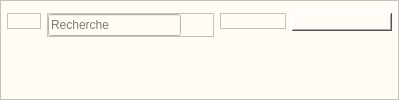
        <widget class="QFrame" name="header">
         <property name="styleSheet">
          <string notr="true">background-color: rgb(255, 252, 245);</string>
         </property>
         <property name="frameShape">
          <enum>QFrame::StyledPanel</enum>
         </property>
         <property name="frameShadow">
          <enum>QFrame::Raised</enum>
         </property>
         <layout class="QHBoxLayout" name="horizontalLayout_2">
          <property name="spacing">
           <number>6</number>
          </property>
          <property name="leftMargin">
           <number>6</number>
          </property>
          <property name="topMargin">
           <number>12</number>
          </property>
          <property name="rightMargin">
           <number>6</number>
          </property>
          <property name="bottomMargin">
           <number>6</number>
          </property>
          <item alignment="Qt::AlignLeft|Qt::AlignTop">
           <widget class="QFrame" name="frame_7">
            <property name="styleSheet">
             <string notr="true">QPushButton{
border-radius:5px;
}
QPushButton:hover{
background-color: rgb(174, 199, 225);
}</string>
            </property>
            <property name="frameShape">
             <enum>QFrame::StyledPanel</enum>
            </property>
            <property name="frameShadow">
             <enum>QFrame::Raised</enum>
            </property>
            <layout class="QHBoxLayout" name="horizontalLayout_7">
             <property name="spacing">
              <number>0</number>
             </property>
             <property name="leftMargin">
              <number>0</number>
             </property>
             <property name="topMargin">
              <number>0</number>
             </property>
             <property name="rightMargin">
              <number>0</number>
             </property>
             <property name="bottomMargin">
              <number>0</number>
             </property>
             <item>
              <widget class="QPushButton" name="pushButton_8">
               <property name="styleSheet">
                <string notr="true">QPushButton{
border-radius:5px;
}
QPushButton:hover{
background-color:rgb(224, 152, 50);
}</string>
               </property>
               <property name="text">
                <string/>
               </property>
               <property name="icon">
                <iconset resource="source.qrc">
                 <normaloff>:/icones/icons/baseline_list_black_24dp.png</normaloff>:/icones/icons/baseline_list_black_24dp.png</iconset>
               </property>
               <property name="iconSize">
                <size>
                 <width>32</width>
                 <height>32</height>
                </size>
               </property>
              </widget>
             </item>
            </layout>
           </widget>
          </item>
          <item alignment="Qt::AlignLeft|Qt::AlignTop">
           <widget class="QFrame" name="frame_2">
            <property name="frameShape">
             <enum>QFrame::StyledPanel</enum>
            </property>
            <property name="frameShadow">
             <enum>QFrame::Raised</enum>
            </property>
            <layout class="QHBoxLayout" name="horizontalLayout_6">
             <property name="spacing">
              <number>0</number>
             </property>
             <property name="leftMargin">
              <number>0</number>
             </property>
             <property name="topMargin">
              <number>0</number>
             </property>
             <property name="rightMargin">
              <number>0</number>
             </property>
             <property name="bottomMargin">
              <number>0</number>
             </property>
             <item>
              <widget class="QFrame" name="frame_5">
               <property name="frameShape">
                <enum>QFrame::StyledPanel</enum>
               </property>
               <property name="frameShadow">
                <enum>QFrame::Raised</enum>
               </property>
              </widget>
             </item>
             <item alignment="Qt::AlignLeft">
              <widget class="QLineEdit" name="lineEdit">
               <property name="minimumSize">
                <size>
                 <width>133</width>
                 <height>0</height>
                </size>
               </property>
               <property name="maximumSize">
                <size>
                 <width>24</width>
                 <height>24</height>
                </size>
               </property>
               <property name="styleSheet">
                <string notr="true">border-bottom:3px solid rgb(226, 143, 39);
</string>
               </property>
               <property name="placeholderText">
                <string>Recherche</string>
               </property>
              </widget>
             </item>
             <item alignment="Qt::AlignLeft">
              <widget class="QPushButton" name="pushButton_6">
               <property name="styleSheet">
                <string notr="true">QPushButton{
border-radius:5px;
}
QPushButton:hover{
background-color:rgb(224, 152, 50);
}</string>
               </property>
               <property name="text">
                <string/>
               </property>
               <property name="icon">
                <iconset resource="source.qrc">
                 <normaloff>:/icones/icons/baseline_search_black_48dp.png</normaloff>:/icones/icons/baseline_search_black_48dp.png</iconset>
               </property>
               <property name="iconSize">
                <size>
                 <width>24</width>
                 <height>24</height>
                </size>
               </property>
              </widget>
             </item>
            </layout>
           </widget>
          </item>
          <item alignment="Qt::AlignHCenter|Qt::AlignTop">
           <widget class="QFrame" name="frame">
            <property name="styleSheet">
             <string notr="true">QPushButton{
border-radius:5px;
}
QPushButton:hover{
background-color: rgb(174, 199, 225);
}</string>
            </property>
            <property name="frameShape">
             <enum>QFrame::StyledPanel</enum>
            </property>
            <property name="frameShadow">
             <enum>QFrame::Raised</enum>
            </property>
            <layout class="QHBoxLayout" name="horizontalLayout_5">
             <property name="spacing">
              <number>0</number>
             </property>
             <property name="leftMargin">
              <number>0</number>
             </property>
             <property name="topMargin">
              <number>0</number>
             </property>
             <property name="rightMargin">
              <number>0</number>
             </property>
             <property name="bottomMargin">
              <number>0</number>
             </property>
             <item>
              <widget class="QPushButton" name="pushButton_5">
               <property name="styleSheet">
                <string notr="true">QPushButton{
border-radius:5px;
}
QPushButton:hover{
background-color:rgb(224, 152, 50);
}</string>
               </property>
               <property name="text">
                <string/>
               </property>
               <property name="icon">
                <iconset resource="source.qrc">
                 <normaloff>:/icones/icons/baseline_account_circle_black_24dp.png</normaloff>:/icones/icons/baseline_account_circle_black_24dp.png</iconset>
               </property>
               <property name="iconSize">
                <size>
                 <width>24</width>
                 <height>24</height>
                </size>
               </property>
              </widget>
             </item>
             <item>
              <widget class="QPushButton" name="pushButton_4">
               <property name="styleSheet">
                <string notr="true">QPushButton{
border-radius:5px;
}
QPushButton:hover{
background-color:rgb(224, 152, 50);
}</string>
               </property>
               <property name="text">
                <string/>
               </property>
               <property name="icon">
                <iconset resource="source.qrc">
                 <normaloff>:/icones/icons/baseline_mail_black_24dp.png</normaloff>:/icones/icons/baseline_mail_black_24dp.png</iconset>
               </property>
               <property name="iconSize">
                <size>
                 <width>24</width>
                 <height>24</height>
                </size>
               </property>
              </widget>
             </item>
            </layout>
           </widget>
          </item>
          <item alignment="Qt::AlignRight|Qt::AlignTop">
           <widget class="QFrame" name="frame_3">
            <property name="styleSheet">
             <string notr="true">QPushButton{
border-radius:5px;
}
QPushButton:hover{
background-color: rgb(174, 199, 225);
}</string>
            </property>
            <property name="frameShape">
             <enum>QFrame::WinPanel</enum>
            </property>
            <property name="frameShadow">
             <enum>QFrame::Raised</enum>
            </property>
            <layout class="QHBoxLayout" name="horizontalLayout_4">
             <property name="spacing">
              <number>0</number>
             </property>
             <property name="leftMargin">
              <number>0</number>
             </property>
             <property name="topMargin">
              <number>0</number>
             </property>
             <property name="rightMargin">
              <number>0</number>
             </property>
             <property name="bottomMargin">
              <number>0</number>
             </property>
             <item>
              <widget class="QPushButton" name="pushButton_2">
               <property name="styleSheet">
                <string notr="true">QPushButton{
border-radius:5px;
}
QPushButton:hover{
background-color:rgb(224, 152, 50);
}</string>
               </property>
               <property name="text">
                <string/>
               </property>
               <property name="icon">
                <iconset resource="source.qrc">
                 <normaloff>:/icones/icons/baseline_remove_black_24dp.png</normaloff>:/icones/icons/baseline_remove_black_24dp.png</iconset>
               </property>
               <property name="iconSize">
                <size>
                 <width>20</width>
                 <height>20</height>
                </size>
               </property>
              </widget>
             </item>
             <item>
              <widget class="QPushButton" name="pushButton_3">
               <property name="styleSheet">
                <string notr="true">QPushButton{
border-radius:5px;
}
QPushButton:hover{
background-color:rgb(224, 152, 50);
}</string>
               </property>
               <property name="text">
                <string/>
               </property>
               <property name="icon">
                <iconset resource="source.qrc">
                 <normaloff>:/icones/icons/baseline_open_in_full_black_24dp.png</normaloff>:/icones/icons/baseline_open_in_full_black_24dp.png</iconset>
               </property>
               <property name="iconSize">
                <size>
                 <width>20</width>
                 <height>20</height>
                </size>
               </property>
              </widget>
             </item>
             <item>
              <widget class="QPushButton" name="pushButton">
               <property name="styleSheet">
                <string notr="true">QPushButton{
border-radius:5px;
}
QPushButton:hover{
background-color:rgb(224, 152, 50);
}</string>
               </property>
               <property name="text">
                <string/>
               </property>
               <property name="icon">
                <iconset resource="source.qrc">
                 <normaloff>:/icones/icons/baseline_close_black_24dp.png</normaloff>:/icones/icons/baseline_close_black_24dp.png</iconset>
               </property>
               <property name="iconSize">
                <size>
                 <width>20</width>
                 <height>20</height>
                </size>
               </property>
              </widget>
             </item>
            </layout>
           </widget>
          </item>
         </layout>
        </widget>
